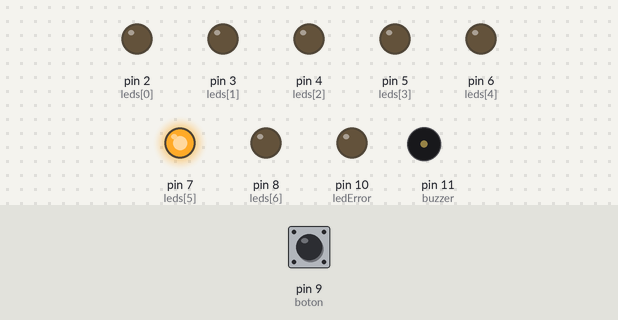
Recording of a sketch running on a simulated Arduino Uno, built with avr-gcc and run on an emulated ATmega328P. Shown: output pins drawn as LEDs (lit = HIGH), buzzer (waves = sounding). Dashed ring = blinking. Inputs (shaded band) come from the test bench; at power-on: pin 9 (boton) HIGH.

Above: at 1.1 s.
1.5 s: pin 9 (boton) pulled LOW for 0.25 s
At 1.7 s:
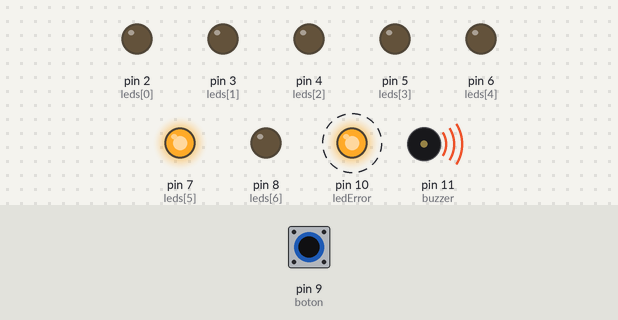
4.5 s: pin 9 (boton) pulled LOW for 1 s
At 4.7 s:
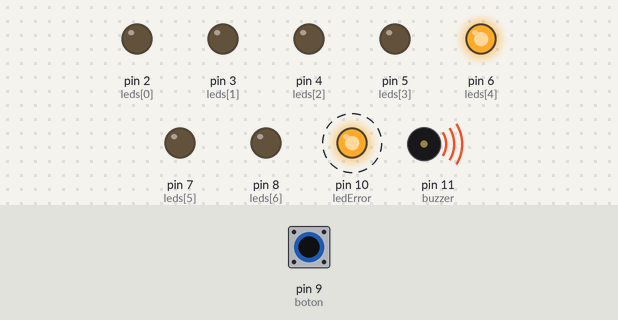
7.5 s: pin 9 (boton) pulled LOW for 0.25 s
At 7.7 s:
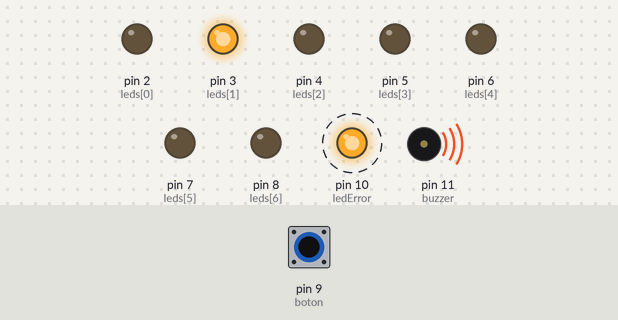
10.5 s: pin 9 (boton) pulled LOW for 3.2 s
At 10.7 s:
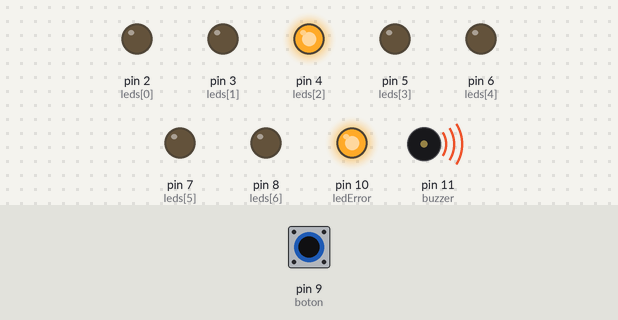
15.2 s: pin 9 (boton) pulled LOW for 0.25 s
At 16.77 s:
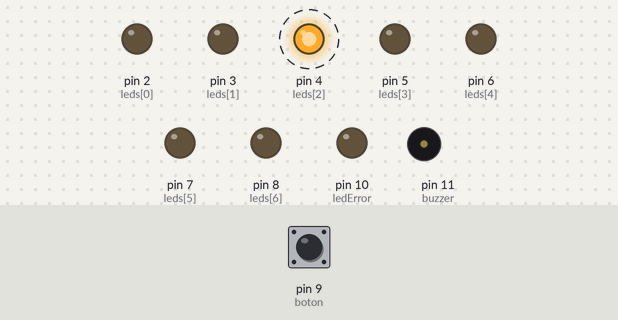
18.2 s: pin 9 (boton) pulled LOW for 1 s
At 18.4 s:
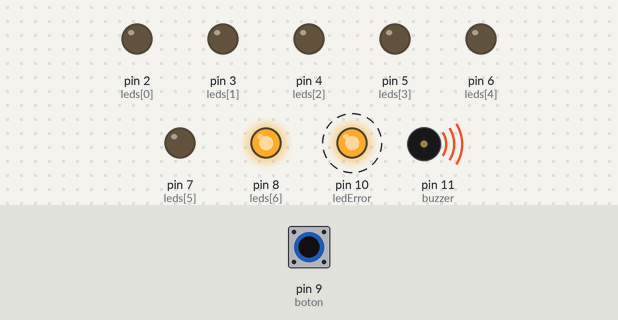
Timing chart, 0 to 22.2 s (numbered marks = the images above; inputs shaded):
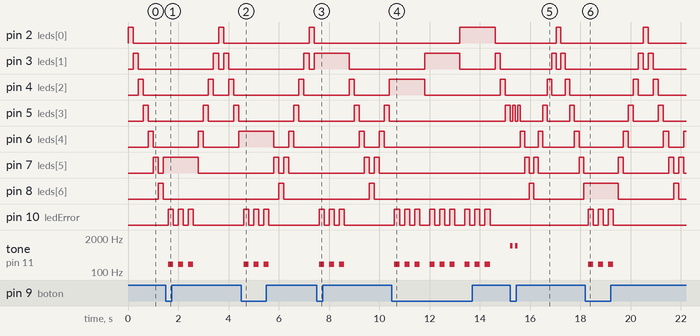

The sketch:

Ard_uno_juego_atrapa_luz.ino
```cpp
// Juego "Atrapa la luz" con 7 LEDs - Arduino Uno
// Con aumento de velocidad al acertar

const int numLeds = 7;
int leds[numLeds] = {2, 3, 4, 5, 6, 7, 8};
int boton = 9;
int ledError = 10;
int buzzer = 11;

int posicion = 0;         // LED actual
bool direccion = true;    // true = derecha, false = izquierda

int delayBase = 200;      // Velocidad inicial (ms)
int delayActual = delayBase;

void setup() {
  for (int i = 0; i < numLeds; i++) {
    pinMode(leds[i], OUTPUT);
  }
  pinMode(boton, INPUT_PULLUP);
  pinMode(ledError, OUTPUT);
  pinMode(buzzer, OUTPUT);
}

void loop() {
  // Apagar todos los LEDs
  for (int i = 0; i < numLeds; i++) {
    digitalWrite(leds[i], LOW);
  }

  // Encender el LED actual
  digitalWrite(leds[posicion], HIGH);
  delay(delayActual);

  // Revisar si se presionó el botón
  if (digitalRead(boton) == LOW) {
    if (posicion == numLeds / 2) {
      // Acierto: aumentar velocidad
      ganar();
      if (delayActual > 50) {       // límite de velocidad
        delayActual -= 20;          // cada acierto = más rápido
      }
    } else {
      // Error → reiniciar velocidad
      perder();
      delayActual = delayBase;
    }
  }

  // Mover la luz
  if (direccion) {
    posicion++;
    if (posicion >= numLeds - 1) direccion = false;
  } else {
    posicion--;
    if (posicion <= 0) direccion = true;
  }
}

void ganar() {
  // Efecto de acierto
  for (int i = 0; i < 2; i++) {
    tone(buzzer, 1000);
    digitalWrite(leds[posicion], LOW);
    delay(100);
    noTone(buzzer);
    digitalWrite(leds[posicion], HIGH);
    delay(100);
  }
}

void perder() {
  // Efecto de error
  for (int i = 0; i < 3; i++) {
    digitalWrite(ledError, HIGH);
    tone(buzzer, 200);
    delay(200);
    digitalWrite(ledError, LOW);
    noTone(buzzer);
    delay(200);
  }
}
```

Measured:
- after the input at 1.5 s, pin 8 (leds[6]): stays LOW (without the input it goes to HIGH after 2.1 s); pin 10 (ledError): alternates HIGH for 0.20 s and LOW for 0.20 s, 6 changes in all, then stays LOW, starting after 0.10 s
- after the input at 4.5 s, pin 10 (ledError): alternates HIGH for 0.20 s and LOW for 0.20 s, 6 changes in all, then stays LOW, starting after 0.10 s; tone on pin 11 (buzzer): alternates 200 Hz for 0.20 s and silent for 0.20 s, 6 changes in all, then stays silent, starting after 0.10 s
- after the input at 7.5 s, pin 2 (leds[0]): stays LOW (without the input it goes to HIGH after 2.1 s); pin 10 (ledError): alternates HIGH for 0.20 s and LOW for 0.20 s, 6 changes in all, then stays LOW, starting after 0.10 s
- after the input at 10.5 s, pin 6 (leds[4]), pin 7 (leds[5]): stops changing and stays LOW
- after the input at 15.2 s, tone on pin 11 (buzzer): alternates 1000 Hz for 0.10 s and silent for 0.10 s, 4 changes in all, then stays silent, starting at once
- after the input at 18.2 s, pin 10 (ledError): alternates HIGH for 0.20 s and LOW for 0.20 s, 6 changes in all, then stays LOW, starting after 0.10 s; tone on pin 11 (buzzer): alternates 200 Hz for 0.20 s and silent for 0.20 s, 6 changes in all, then stays silent, starting after 0.10 s
- by itself, pin 6 (leds[4]): alternates HIGH for 0.20 s and LOW for 0.60 s
- by itself, pin 7 (leds[5]): alternates HIGH for 0.20 s and LOW for 0.20 s
